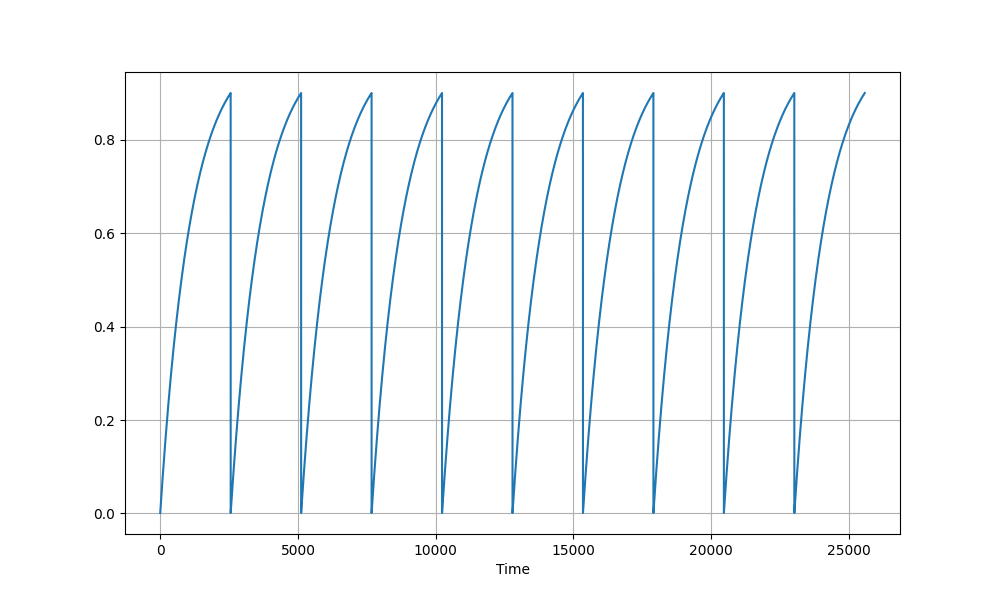

This figure's Python source:
import matplotlib.pyplot as plt
import pandas as pd

df = pd.read_csv('Neuron Tests/First Order/voltage.csv')

time = df['Time']
voltage = df['Voltage']

plt.figure(figsize=(10, 6))
plt.plot(time, voltage)
plt.xlabel('Time')
plt.grid(True)

plt.savefig('Neuron Tests/First Order/Plotting/plot.png')
plt.show()